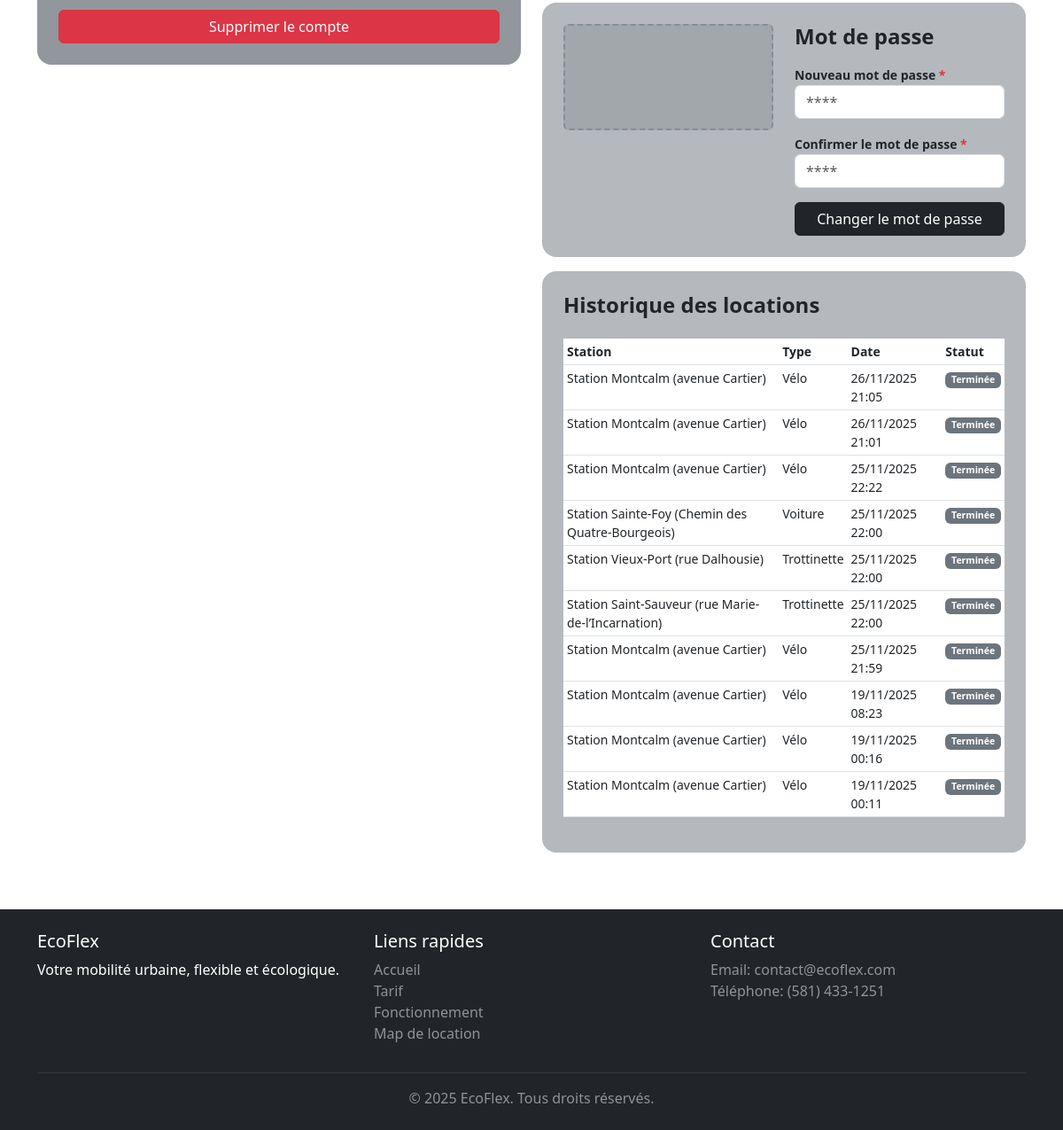
/profil/ (signed in, lower part), run on an earlier commit of the app's database.
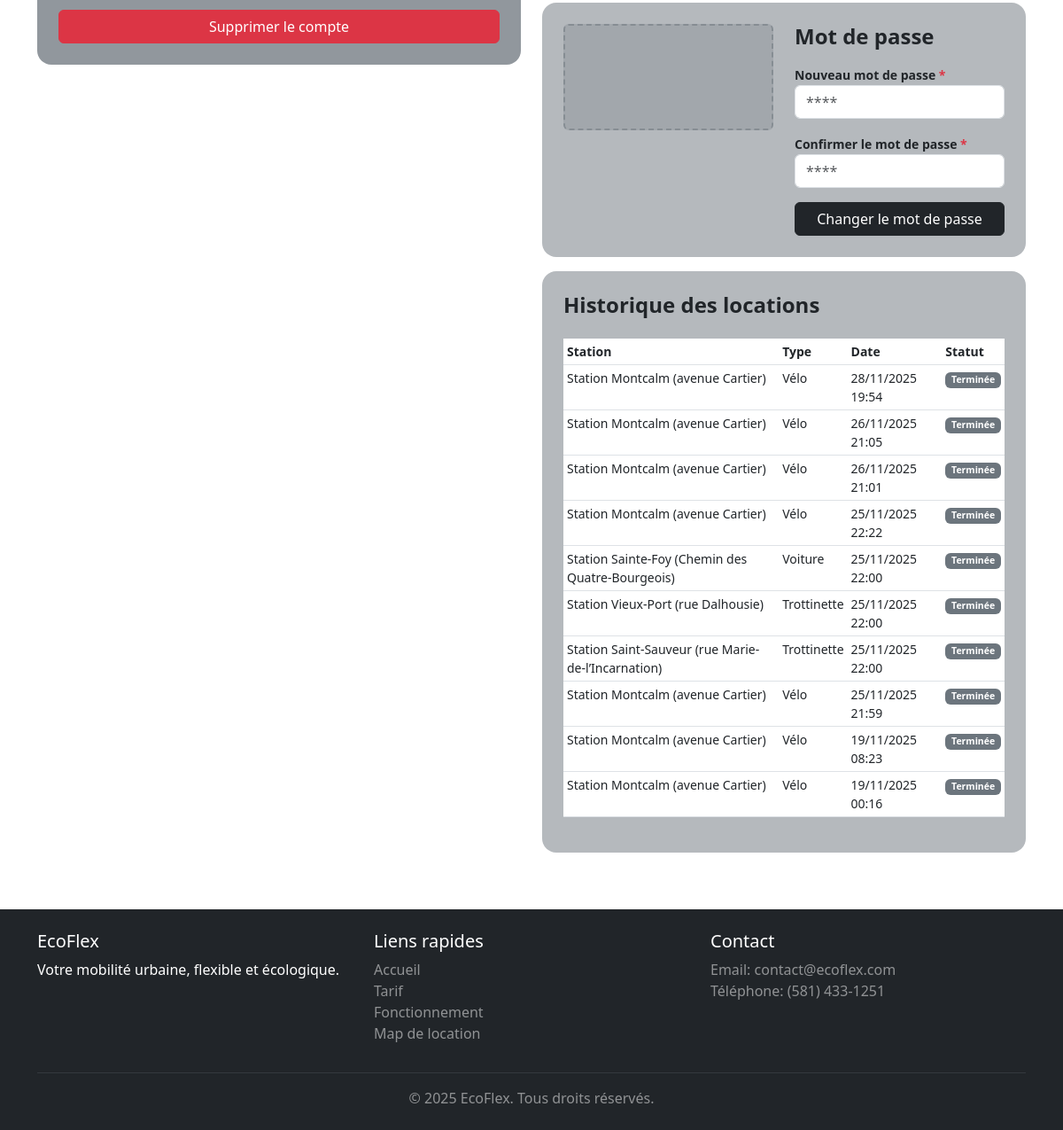
And on a later commit of the database.
### ecoflex/models.py (models this page shows, shortened)
class Location(models.Model):
    utilisateur = models.ForeignKey(settings.AUTH_USER_MODEL, on_delete=models.CASCADE, related_name='locations')
    station = models.ForeignKey(Station, on_delete=models.CASCADE, related_name='locations')
    date_location = models.DateTimeField(auto_now_add=True)
    date_retour = models.DateTimeField(null=True, blank=True)
    numero_permis_utilise = models.CharField(max_length=5)
    statut = models.CharField(
        max_length=20,
        choices=[
            ('en_cours', 'En cours'),
            ('terminee', 'Terminée'),
        ],
        default='en_cours'
    )
    class Meta:
        ordering = ['-date_location']
        verbose_name = 'Location'
        verbose_name_plural = 'Locations'

class Station(models.Model):
    TYPE_VEHICULE = [
        ("velo", "Vélo"),
        ("trottinette", "Trottinette"),
        ("voiture", "Voiture"),
    ]
    nom = models.CharField(max_length=100)
    latitude = models.FloatField()
    longitude = models.FloatField()
    type_vehicule = models.CharField(max_length=20, choices=TYPE_VEHICULE)
    capacite = models.PositiveIntegerField(default=0)
    actif = models.BooleanField(default=True)
    class Meta:
        verbose_name = "Station"
        verbose_name_plural = "Stations"

### ecoflex/views.py (the view)
# urls.py: path('profil/', views.profil, name='profil'),
def profil(request):
    if request.user.is_authenticated:
        dernieres_locations = Location.objects.filter(utilisateur=request.user).order_by('-date_location')[:10]
        now = timezone.now()
        return render(request, 'ecoflex/profil.html', {
            'dernieres_locations': dernieres_locations,
            'now': now
        })
    return render(request, 'ecoflex/profil.html')

### ecoflex/templates/ecoflex/profil.html (shortened to what this page needs)
{% extends 'base.html' %}
{% load static %}
{% block content %}
{% if user.is_authenticated %}
<div class="container my-4">
    <div class="row">
        <div class="col-md-6">
            <div class="bg-secondary bg-opacity-75 rounded-4 p-4">
                <button class="btn btn-danger w-100">Supprimer le compte</button>
            </div>
        </div>
        <div class="col-md-6">
            <div class="bg-secondary bg-opacity-50 rounded-4 p-4 mb-3">
                <div class="row">
                    <div class="col-6">
                        <div class="bg-secondary bg-opacity-25 border border-2 border-secondary border-opacity-50 rounded"
                            style="height: 120px; border-style: dashed !important;"></div>
                    </div>
                    <div class="col-6">
                        <h3 class="h4 fw-bold mb-3">Mot de passe</h3>
                        <div class="mb-3">
                            <label class="fw-semibold small">Nouveau mot de passe <span
                                    class="text-danger">*</span></label>
                            <input type="password" class="form-control" placeholder="****">
                        </div>
                        <div class="mb-3">
                            <label class="fw-semibold small">Confirmer le mot de passe <span
                                    class="text-danger">*</span></label>
                            <input type="password" class="form-control" placeholder="****">
                        </div>
                        <button class="btn btn-dark w-100">Changer le mot de passe</button>
                    </div>
                </div>
            </div>
            <div class="bg-secondary bg-opacity-50 rounded-4 p-4 mb-3">
                <h2 class="h4 fw-bold mb-4">Historique des locations</h2>
                {% if dernieres_locations %}
                    <div class="table-responsive">
                        <table class="table table-sm">
                            <thead>
                                <tr>
                                    <th class="small">Station</th>
                                    <th class="small">Type</th>
                                    <th class="small">Date</th>
                                    <th class="small">Statut</th>
                                </tr>
                            </thead>
                            <tbody>
                                {% for location in dernieres_locations %}
                                <tr>
                                    <td class="small">{{ location.station.nom }}</td>
                                    <td class="small">{{ location.station.get_type_vehicule_display }}</td>
                                    <td class="small">{{ location.date_location|date:"d/m/Y H:i" }}</td>
                                    <td class="small">
                                        {% if location.statut == 'en_cours' %}
                                            <span class="badge bg-success">En cours</span>
                                        {% else %}
                                            <span class="badge bg-secondary">Terminée</span>
                                        {% endif %}
                                    </td>
                                </tr>
                                {% endfor %}
                            </tbody>
                        </table>
                    </div>
                {% else %}
                    <p class="small text-muted text-center py-3">Aucune location enregistrée</p>
                {% endif %}
            </div>
        </div>
    </div>
</div>
{% endif %}
{% endblock %}

What changed in the data, as far as the page shows it:
removed Location: station.nom "Station Montcalm (avenue Cartier)", station.type_vehicule "Vélo", date_location "19/11/2025 00:11", statut "Terminée"
added Location: station.nom "Station Montcalm (avenue Cartier)", station.type_vehicule "Vélo", date_location "28/11/2025 19:54", statut "Terminée"
